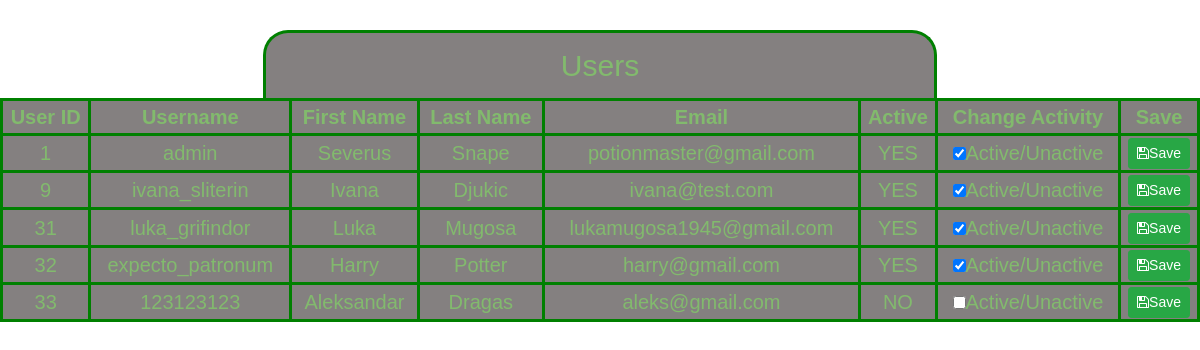
The page /admin_panel/users.php on the database its author committed.
### tables this page shows
CREATE TABLE `users` (
  `id` int(11) NOT NULL,
  `username` varchar(255) NOT NULL,
  `first_name` varchar(255) NOT NULL,
  `last_name` varchar(255) NOT NULL,
  `email` varchar(255) NOT NULL,
  `password` varchar(50) NOT NULL,
  `active` tinyint(1) NOT NULL
);

### login_register_logic/UserRepository.php (called while the page is built, shortened)
<?php
require_once "../database.php";
require_once "user.php";
class UserRepository{
    private $db;
    public function __construct($db){
        $this->db = $db;
    }
    public function getAllUsers(){
        $sql = "SELECT * FROM users";
        $result = $this->db->query($sql);
        $users = [];
        while($row = $result->fetch_assoc()){
            $users[] = new User(
                intval($row['id']),
                $row['username'],
                $row['first_name'],
                $row['last_name'],
                $row['email'],
                $row['password'],
                $row['active']
            );
        }
        return $users;
    }
}

### login_register_logic/user.php (called while the page is built, shortened)
<?php
class User {
    public function __construct($id,$username,$first_name,$last_name,$email,$password,$active){
        $this->id = $id;
        $this->username = $username;
        $this->first_name = $first_name;
        $this->last_name = $last_name;
        $this->email = $email;
        $this->active = $active;
    }
}

### admin_panel/users.php (the view, shortened to what this page needs)
<?php
require_once "../database.php";
require_once "../login_register_logic/UserRepository.php";
$usersRepo = new UserRepository($db);
$users = $usersRepo->getAllUsers();
?>
<!DOCTYPE html>
<html lang="en">
<head>
    <link rel="stylesheet" href="../potions/style3.css">
    <link rel="stylesheet" href="https://stackpath.bootstrapcdn.com/bootstrap/4.4.1/css/bootstrap.min.css">
    <link rel="stylesheet" href="../font-awesome/css/font-awesome.min.css"/>
</head>
<body>
    <div class="center">Users</div>
    <table class="tabela2 col-lg-12 col-md-12 col-sm-12">
        <thead>
            <th>User ID</th>
            <th>Username</th>
            <th>First Name</th>
            <th>Last Name</th>
            <th>Email</th>
            <th>Active</th>
            <th>Change Activity</th>
            <th>Save</th>
        </thead>
        <tbody>
            <?php foreach($users as $user): ?>
            <tr id="somerow">
                <td><?=$user->id?></td>
                <td><?=$user->username?></td>
                <td><?=$user->first_name?></td>
                <td><?=$user->last_name?></td>
                <td><?=$user->email?></td>
                <td id="txt"><?php if($user->active === '1') echo "YES"; else echo "NO"; ?></td>
                <td><input type="checkbox" id="check">Active/Unactive</td>
                <td><a class="btn btn-sm btn-success" href="save_active.php"><i class="fa fa-save"></i>Save</a></td>
            </tr>
            <?php endforeach; ?>
        </tbody>
    </table>
</body>
</html>

### potions/style3.css (style rules this page uses)
body { background-image: url(http://images5.fanpop.com/image/polls/1069000/1069210_1341601050094_full.jpg?v=1341600971); margin: 0; font-weight: 300; }
* { font-family: 'Anton', sans-serif; justify-content: center; }
.center { margin: auto; margin-top: 30px; width: 674px; border: 3px solid green; border-bottom: 0px; padding: 10px; text-align: center; border-radius: 25px 25px 0px 0px; background-color: rgba(55, 48, 48, .61); font-size: 30px; color: #82ba6d; }
table { margin: auto; width: 700px; background-color: rgba(55, 48, 48, 0.61); border: 3px solid green ; padding: 10px; text-align: center; font-size: 20px; color: #82ba6d; border-collapse: collapse; }
th { border-right: 3px solid green; }
td { border: 3px solid green; }

### rows shown on the page
users: id "1", username "admin", first_name "Severus", last_name "Snape", email "potionmaster@gmail.com", shows "YES"
users: id "9", username "ivana_sliterin", first_name "Ivana", last_name "Djukic", email "ivana@test.com", active "YES"
users: id "31", username "luka_grifindor", first_name "Luka", last_name "Mugosa", email "lukamugosa1945@gmail.com", active "YES"
users: id "32", username "expecto_patronum", first_name "Harry", last_name "Potter", email "harry@gmail.com", active "YES"
users: id "33", username "123123123", first_name "Aleksandar", last_name "Dragas", email "aleks@gmail.com", active "NO"
